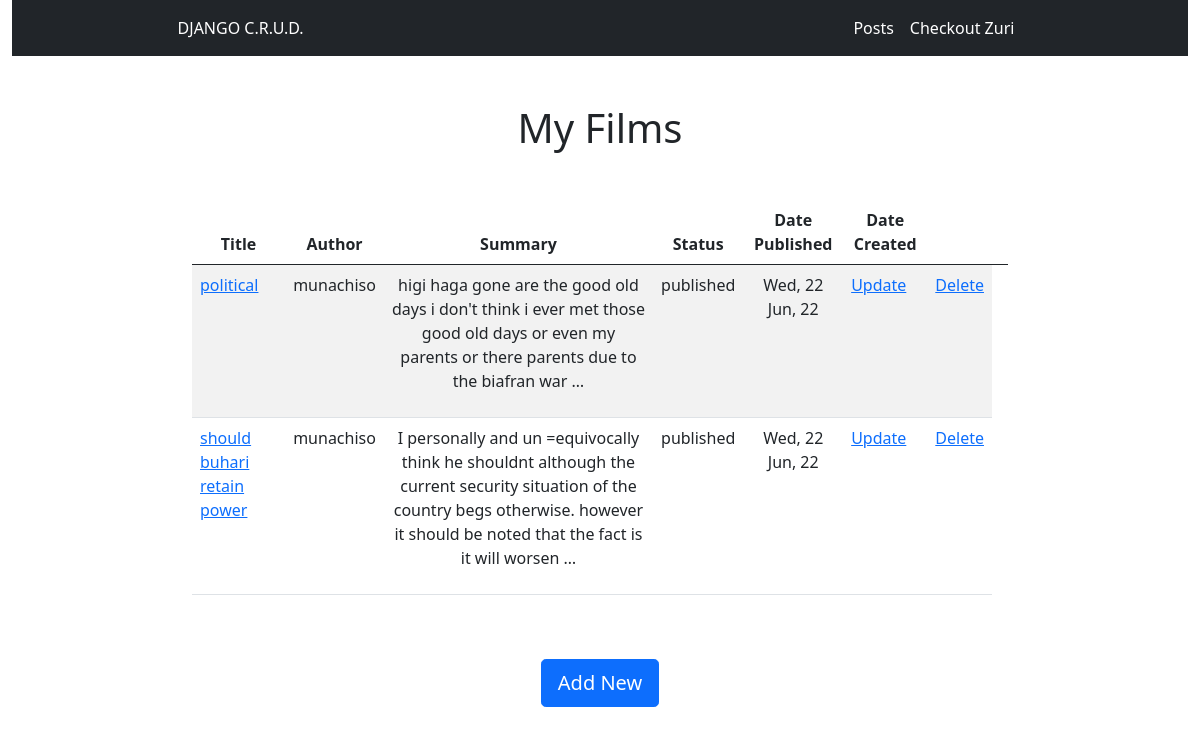
Screenshot of /blog/ with the database file from the repository.
### blog/models.py (models this page shows, shortened)
class Post(models.Model):
    STATUS_CHOICES = (("draft", "Draft"), ("published", "Published"))
    title = models.CharField(max_length=250)
    slug = models.SlugField(max_length=300, unique=True, editable=False)
    author = models.ForeignKey(
        get_user_model(), on_delete=models.CASCADE, related_name="blog_posts"
    )
    body = models.TextField()
    publish = models.DateTimeField(default=timezone.now)
    created = models.DateTimeField(auto_now_add=True)
    updated = models.DateTimeField(auto_now=True)
    status = models.CharField(max_length=10, choices=STATUS_CHOICES, default="draft")
    class Meta:
        ordering = ("-publish",)
    def get_absolute_url(self):
        return reverse("blog:post_detail", kwargs={"slug": self.slug})

### blog/views.py (the view)
# urls.py: path("", views.PostListView.as_view(), name="all"),
class PostListView (ListView):
    model= Post

### blog/templates/blog/post_list.html (shortened to what this page needs)
{% extends 'base.html' %}
{% block content %}
<div class="container d-flex mt-5" style="width: 70%;">
    <div class="col">
        <h1 class="text-center">My Films</h1>
        <table class="table table-striped mt-5">
            <thead>
                <tr>
                    <th class="text-center" scope="col">Title</th>
                    <th class="text-center" scope="col">Author</th>
                    <th class="text-center" scope="col">Summary</th>
                    <th class="text-center" scope="col">Status</th>
                    <th class="text-center" scope="col">Date Published</th>
                    <th class="text-center" scope="col">Date Created</th>
                    <th></th>
                    <th></th>
                </tr>
            </thead>
            <tbody>
                {% for post in post_list %}
                <tr>
                    <td class="ml-5"><a href="{{post.get_absolute_url}}">{{post.title}}</a></td>
                    <td class="text-center">{{post.author}}</td>
                    <td class="text-center">{{post.body|truncatewords:30|linebreaks}}</td>
                    <td class="text-center">{{post.status}}</td>
                    <td class="text-center">{{post.publish|date:"D, d M, y"}}</td>
                    <td><a href="{% url 'blog:post_update' post.slug %} ">Update</a></td>
                    <td><a href="{% url 'blog:post_delete' post.slug %}">Delete</a></td>
                </tr>
            {% endfor %}
            </tbody>
        </table>
        <div class="d-flex justify-content-center">
            <a href="{% url 'blog:post_create' %}" class="d-block btn btn-primary btn-lg my-5">Add New</a>
        </div>
    </div>
</div>
{% endblock content %}

### blog/templates/base.html (shortened to what this page needs)
<!DOCTYPE HTML>
<html lang="en">
<head>
<link href="https://cdn.jsdelivr.net/npm/bootstrap@5.0.2/dist/css/bootstrap.min.css" rel="stylesheet">
</head>
<body>
<div class="container-fluid">
    <nav class="navbar navbar-expand-lg navbar-dark bg-dark">
        <div class="d-flex justify-content-between px-5 mx-auto" style="width: 80%;">
            <span class="navbar-text text-white">DJANGO C.R.U.D.</span>
            <ul class="navbar-nav mr-auto">
                <li class="nav-item active">
                    <a class="nav-link active" href="{% url 'blog:all' %}">Posts</a>
                </li>
                <li class="nav-item active">
                    <a class="nav-link active" href="https://zuri.team/" target="_blank">Checkout Zuri</a>
                </li>
            </ul>
        </div>
    </nav>
</div>
{% block content %}
{% endblock content %}
</body>
</html>

### rows the page displays
Post: title "political", author "munachiso", body "higi haga gone are the good old days i don't think i ever met those good old days or even my parents or there parents due to the biafran war …", status "published", publish "Wed, 22 Jun, 22"
Post: title "should buhari retain power", author "munachiso", body "I personally and un =equivocally think he shouldnt although the current security situation of the country begs otherwise. however it should be noted that the fact is it will worsen …", status "published", publish "Wed, 22 Jun, 22"
